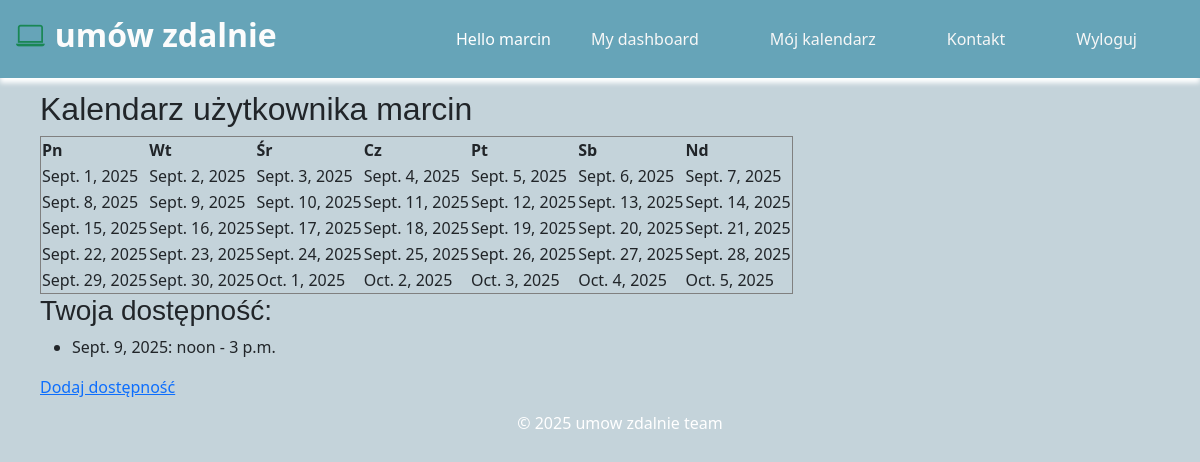
The page /myschedule/calendar/ (signed in) on the database its author committed.
### myschedule/models.py (models this page shows, shortened)
class Availability(models.Model):
    calendar = models.ForeignKey(Calendar, on_delete=models.CASCADE, related_name="availabilities")
    date = models.DateField()
    start_time = models.TimeField()
    end_time = models.TimeField()

### myschedule/views.py (the view)
# urls.py: path("calendar/", views.my_calendar, name="my_calendar"),
@login_required
def my_calendar(request):
    if not hasattr(request.user, "calendar"):
        return HttpResponse("Nie masz kalendarza (tylko Premium ma dostęp)")
    today = date.today()
    cal = calendar.Calendar()
    month_days = cal.itermonthdates(today.year, today.month)
    return render(request, "myschedule/calendar.html", {
        "month_days": month_days,
        "today": today,
        "availabilities": request.user.calendar.availabilities.all(),
    })

### umowonline/templates/myschedule/calendar.html (shortened to what this page needs)
{% extends "base.html" %}
{% block content %}
<h2>Kalendarz użytkownika {{ request.user.username }}</h2>
<table border="1">
  <tr>
    <th>Pn</th><th>Wt</th><th>Śr</th><th>Cz</th><th>Pt</th><th>Sb</th><th>Nd</th>
  </tr>
  <tr>
    {% for day in month_days %}
      <td>{{ day }}</td>
      {% if forloop.counter|divisibleby:7 %}
        </tr><tr>
      {% endif %}
    {% endfor %}
  </tr>
</table>
<h3>Twoja dostępność:</h3>
<ul>
  {% for a in availabilities %}
    <li>{{ a.date }}: {{ a.start_time }} - {{ a.end_time }}</li>
  {% empty %}
    <li>Brak dostępności</li>
  {% endfor %}
</ul>
<a href="{% url 'add_availability' %}">Dodaj dostępność</a>
{% endblock %}

### umowonline/templates/base.html (shortened to what this page needs)
<!DOCTYPE html>
<html lang="pl">
{% load static %}
<head>
    <link rel="stylesheet" type="text/css" href="{% static 'css/account.css' %}">
    <link rel="stylesheet" type="text/css" href="{% static 'css/styles.css' %}">
    <link href="https://cdn.jsdelivr.net/npm/bootstrap@5.3.0/dist/css/bootstrap.min.css" rel="stylesheet">
    <link href="https://cdn.jsdelivr.net/npm/bootstrap-icons/font/bootstrap-icons.css" rel="stylesheet">
</head>
<body class = "body">
    <nav class="header d-flex justify-content-between align-items-center">
        <h2 class="umow-zdalnie">
            <i class="bi bi-laptop"></i> umów zdalnie
        </h2>
        <div class="me-3">
            <span>
                <ul class="menu">
                {% if request.user.is_authenticated %}
                    Hello {{ request.user.first_name|default:request.user.username }}
                    <li>
                        <a href="{% url "dashboard" %}">My dashboard</a>
                    </li>
                {% endif %}
                    <li><a href="{% url 'my_calendar' %}">Mój kalendarz</a></li>
                    <li><a href="/contact/">Kontakt</a></li>
                <span class="user">
                {% if request.user.is_authenticated %}
                        <a href="#" onclick="document.getElementById('logout-form').submit(); return false;">
                            Wyloguj
                        </a>
                {% else %}
                <a href="{% url "login" %}">Zaloguj</a>
                </span>
            {% endif %}
            </ul>
            </span>
    </nav>
    <div>
        <div>
		 {% block content %}{% endblock %}
        </div>
        <footer class="test">
            <p>&copy; 2025 umow zdalnie team</p>
        </footer>
    </div>
</body>
</html>

### static/css/account.css (style rules this page uses)
body { text-align: left !important; margin-left: 40px !important; }
p { line-height: 1.8; }
a { color:#12c064; text-decoration:none; }
h1, h2, h3, h4, h5 , h6 { font-family: 'Muli', sans-serif; font-weight:normal; }
h2 { margin:30px 0 20px; }

### static/css/styles.css (style rules this page uses)
html, body { background-color: #c4d3da !important; text-align: center; overflow-x: auto; }
body { padding-top: 90px; }
.header { overflow-x: auto; background-color: #2484a196; color: white; padding: 1rem; box-shadow: 0px 5px 5px 0px white; margin-bottom: 8px; width: 100vw; display: flex; position: fixed; top: 0; left: 0; z-index: 1000; white-space: nowrap; }
.header a { color: white; text-decoration: none; margin-right: 1rem; }
footer { color: rgb(255, 255, 255); padding: 10px; text-align: center; }
nav a { margin: 5px; padding: 10px 15px; text-decoration: none; }
.umow-zdalnie { font-family: 'Segoe UI', sans-serif; font-size: 2rem; font-weight: 600; color: #fcfcfc; display: flex; align-items: center; gap: 10px; transition: all 0.3s ease; }
.umow-zdalnie i { font-size: 1.8rem; color: #198754; transition: transform 0.3s ease, color 0.3s ease; }
.menu { list-style: none; margin: 0; padding: 0; display: flex; gap: 20px; }
.menu li { display: inline-block; }
.menu a { text-decoration: none; color: #f7f7f7; font-weight: 500; transition: color 0.3s; }

### rows shown on the page
Availability: date "Sept. 9, 2025", start_time "noon", end_time "3 p.m."

### other values the page prints
{{ request.user.first_name|default:request.user.username }} "marcin"
{{ request.user.username }} "marcin"
{{ day }} "Sept. 1, 2025" "Sept. 2, 2025" "Sept. 3, 2025" "Sept. 4, 2025" "Sept. 5, 2025" "Sept. 6, 2025" "Sept. 7, 2025" "Sept. 8, 2025" "Sept. 9, 2025" "Sept. 10, 2025" "Sept. 11, 2025" "Sept. 12, 2025" "Sept. 13, 2025" "Sept. 14, 2025" "Sept. 15, 2025" "Sept. 16, 2025" "Sept. 17, 2025" "Sept. 18, 2025" "Sept. 19, 2025" "Sept. 20, 2025" "Sept. 21, 2025" "Sept. 22, 2025" "Sept. 23, 2025" "Sept. 24, 2025" "Sept. 25, 2025" "Sept. 26, 2025" "Sept. 27, 2025" "Sept. 28, 2025" "Sept. 29, 2025" "Sept. 30, 2025" "Oct. 1, 2025" "Oct. 2, 2025" "Oct. 3, 2025" "Oct. 4, 2025" "Oct. 5, 2025"
